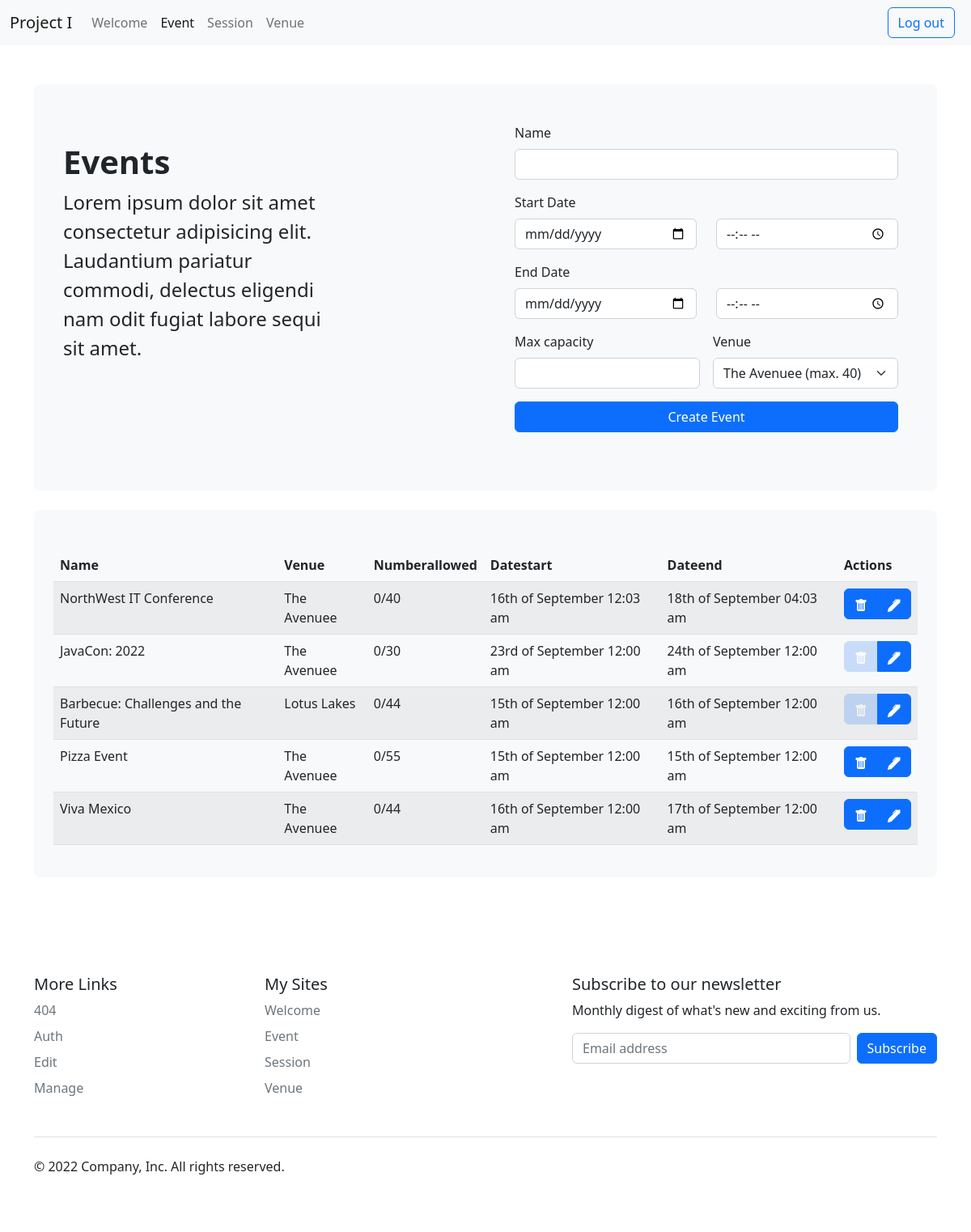
Page /index.php?page=event (signed in) on the committed database.
### tables this page shows
CREATE TABLE `event` (
  `idevent` int NOT NULL,
  `name` varchar(50) NOT NULL,
  `datestart` datetime NOT NULL,
  `dateend` datetime NOT NULL,
  `numberallowed` int NOT NULL,
  `venue` int NOT NULL
);

CREATE TABLE `venue` (
  `idvenue` int NOT NULL,
  `name` varchar(50) NOT NULL,
  `capacity` int DEFAULT NULL
);

### app/model/Event.php (called while the page is built, shortened)
<?php
class Event {
    private $idevent;
    public function get_id() {
        return $this->idevent;
    }
    public static function get_all() {
        return DB::queryAll('SELECT idevent, event.name AS name, datestart, dateend, concat(count(attendee_event.event), "/", numberallowed) AS numberallowed, venue.name AS venue, idvenue FROM event LEFT JOIN venue ON venue = idvenue LEFT JOIN attendee_event ON attendee_event.event = idevent GROUP BY idevent ORDER BY idevent ASC', 'Event');
    }
    public static function get_page_data($actions) {
        return [
            "template" => "manage",
            "title" => "Events",
            "form" => "app/view/forms/event.php",
            "table" => Table::generate(self::get_all(), "event", $actions),
            "all_venues" => Venue::get_all(),
        ];
    }
}

### app/controller/Controller.php (called while the page is built, shortened)
<?php
class Controller {
    public function handle_request() {
        $page = Filter::validate_and_sanitize(INPUT_GET, 'page', NULL);
        $method = Filter::validate_and_sanitize(INPUT_GET, 'method', NULL);
        $db_access = ["signin"];
        if(isset($_SESSION['loggedin']) && !empty($_SESSION['loggedin'])){
            $db_access = Permissions::get_db_access($_SESSION['role']);
        }
        if (!$method && method_exists($page, "get_all")) {
            return self::handle_page_with_method($page, NULL, NULL, $db_access);
        }
    }
    public static function handle_page_with_method($page, $method, $param, $db_access) {
        $role = isset($_SESSION["role"]) ? $_SESSION["role"] : "";
        $actions = Permissions::get_button_access($role);
        if(method_exists($page, $method)) {
            $data = $page::$method($param);
        } else {
            if(class_exists($page)) {
                $data = $page::get_page_data($actions);
            } else {
                $data["template"] = "404";
            }
            $page = $data["template"];
        }
        $view = new View('app/view/template/' . $page . '.php');
        $data["show_create"] = in_array("create", $db_access);
        return $view->render($data);
    }
}

### index.php (called while the page is built, shortened)
<?php
    require_once 'app/config/Autoloader.php';
    $controller = new Controller();
    $controller->handle_request();
?>

### app/config/Autoloader.php (called while the page is built, shortened)
<?php
class Autoloader {
    public static function register() {
        spl_autoload_register(function ($class_name) {
            $dirs = array(
                'app/permissions/',
                'app/controller/',
                'app/filter/',
                'app/model/',
                'app/view/',
                'app/db/',
            );
            foreach ($dirs as $dir) {
                if (file_exists($dir . ucfirst($class_name) . '.php')) {
                    return true;
                }
            }
            return false;
        });
    }
}

### app/db/DB.php (called while the page is built, shortened)
<?php
class DB {
    private static $connection;
    private static $settings = array(
        PDO::ATTR_ERRMODE => PDO::ERRMODE_EXCEPTION,
        PDO::MYSQL_ATTR_INIT_COMMAND => "SET NAMES utf8",
    );
    public static function connect($host, $user, $password, $database) {
        if (!isset(self::$connection)) {
            try {
                self::$connection = new PDO(
                    "mysql:host=$host;dbname=$database",
                    $user,
                    $password,
                    self::$settings
                );
            } catch (PDOException $e) {
                throw new PDOException($e->getMessage(), (int) $e->getCode());
            }
        }
    }
    public static function queryAll($query, $className, $params = []) {
        try {
            $statement = self::$connection->prepare($query);
            $statement->execute($params);
            return $statement->fetchAll(PDO::FETCH_CLASS, $className);
        } catch (PDOException $e) {
            throw new PDOException($e->getMessage(), (int) $e->getCode());
        }
    }
}

### app/permissions/Permissions.php (called while the page is built, shortened)
<?php
class Permissions {
    public static $MANAGER = 2;
    public static function get_button_access($idrole) {
        switch ($idrole) {
            case self::$MANAGER:
                return ["remove", "edit"];
            break;
        }
    }
}

### app/model/Session.php (called while the page is built, shortened)
<?php
class Session {
    public static function get_all_by_event($event) {
        return DB::queryAll('SELECT * FROM session WHERE event = :event', 'Session' ,['event' => $event]);
    }
}

### app/model/Venue.php (called while the page is built, shortened)
<?php
class Venue {
    private $idvenue;
    public function get_id() {
        return $this->idvenue;
    }
    static function get_all() {
        return DB::queryAll('SELECT * FROM venue ORDER BY idvenue ASC', 'Venue');
    }
}

### app/view/forms/event.php (the view)
<div class="p-4 mb-4 bg-light rounded-3">
    <div class="card-body">
        <form class="row g-3" method="POST" action="index.php?page=event&method=<?php echo isset($data["model_data"])?"edit":"create" ?>&param=<?php echo isset($data["model_data"])?$data["model_data"]->get_id():"" ?>">
            <div class="col-12">
                <label for="name" class="form-label">Name</label>
                <input required value="<?php echo isset($data["model_data"])?$data["model_data"]->name:"" ?>" type="text" class="form-control" id="name" name="name" placeholder="">
            </div>
            <div class="col-12">
                <div class="row">
                    <label for="startdate" class="form-label">Start Date</label>
                    <div class="col-md-6">
                        <input value="<?php echo isset($data["model_data"])?$data["model_data"]->get_datestart()[0]:"" ?>" required type="date" class="form-control" id="datestart" name="datestart">
                    </div>
                    <div class="col-md-6">
                        <input value="<?php echo isset($data["model_data"])?$data["model_data"]->get_datestart()[1]:"" ?>" type="time" class="form-control" id="timestart" name="timestart">
                    </div>
                </div>
            </div>
            <div class="col-12">
                <div class="row">
                    <label for="startdate" class="form-label">End Date</label>
                    <div class="col-md-6">
                        <input value="<?php echo isset($data["model_data"])?$data["model_data"]->get_dateend()[0]:"" ?>" required type="date" class="form-control" id="dateend" name="dateend">
                    </div>
                    <div class="col-md-6">
                        <input value="<?php echo isset($data["model_data"])?$data["model_data"]->get_dateend()[1]:"" ?>" type="time" class="form-control" id="timeend" name="timeend">
                    </div>
                </div>
            </div>
            <div class="col-md-6">
                <label for="capacity" class="form-label">Max capacity</label>
                <input value="<?php echo isset($data["model_data"])?$data["model_data"]->numberallowed:"" ?>" required type="text" class="form-control" id="capacity" name="capacity">
            </div>
            <div class="col-md-6">
                <label for="inputAddress" class="form-label">Venue</label>
                <select name="venue" class="form-select">
                <?php
                foreach($data["all_venues"] as $venue){
                    $default = isset($data["model_data"]) && $venue->get_id() == $data["model_data"]->get_idvenue() ? "selected='selected'" : "";
                  echo "<option {$default} value='{$venue->get_id()}'>{$venue->name} (max. {$venue->capacity})</option>";
                }
                ?>
                </select>
            </div>
            <div class="col-12">
                <button type="submit" class="btn btn-primary w-100"><?php echo isset($data["model_data"])?"Edit":"Create" ?> Event</button>
            </div>
        </form>
    </div>
</div>

### app/view/Table.php (shortened to what this page needs)
<?php
class Table {
    public static function generate($data, $model, $actions, $title = "") {
        $first_row = $data[0];
        $html  = "<div class='p-4 my-4 bg-light rounded-3'>";
        $html .= "    <div class='card-body'>";
        $html .= "        <h1>".ucfirst($title)."</h1>";
        $html .= "        <table class='table table-striped mt-4'>";
        $html .= "            <thead>";
        $html .= "                <tr>";
        foreach(get_object_vars($first_row) as $name=>$value) {
            $html .= "                <th scope='col'>".ucfirst($name)."</th>";
        }
        if ($actions) $html .= "      <th scope='col'>"."Actions"."</th>";
        $html .= "               </tr>";
        $html .= "            </thead>";
        $html .= "            <tbody>";
        foreach ($data as $row) {
            $html .= "            <tr>";
            foreach(get_object_vars($row) as $name=>$value) {
                if(strpos($name, "ate")>0) {
                    $value = date('jS \of F h:i a', strtotime($value));
                }
                $html .= "      <td>".$value."</td>";
            }
            $html .= "                <td>";
            $html .= "                    <div class='d-flex btn-group w-100' role='group' aria-label='Basic example'>";
            if($actions) foreach($actions as $action) {
                $model = strpos($model, "event") !== false ? "event" : $model;
                $model = strpos($model, "session") !== false ? "session" : $model;
                $show = true;
                switch($model) {
                    case "event":
                    case "attendeeevent":
                        $sessions = Session::get_all_by_event($row->get_id());
                        $show = sizeof($sessions) == 0;
                        break;
                }
                switch($action){
                    case "remove":
                        if($show){
                            $html .= Button::create($model, 'remove', $row->get_id());
                        }else{
                            $html .= Button::create(NULL, 'remove', $row->get_id());
                        }
                    break;
                    case "edit":
                        $html .= Button::create("edit", 'show', $model, $row->get_id());
                    break;
                }
            }
            $html .= "                     </div>";
            $html .= "                 </td>";
            $html .= "            </tr>";
        }
        $html .= "            </tbody>";
        $html .= "         </table>";
        $html .= "     </div>";
        $html .= " </div>";
        return $html;
    }
}

### app/view/Button.php
<?php
class Button {
    protected static $ICONS = [
        "apply" => " <svg xmlns='http://www.w3.org/2000/svg' width='16' height='16' fill='currentColor' class='bi bi-arrow-right-square-fill' viewBox='0 0 16 16'>
                 <path d='M0 14a2 2 0 0 0 2 2h12a2 2 0 0 0 2-2V2a2 2 0 0 0-2-2H2a2 2 0 0 0-2 2v12zm4.5-6.5h5.793L8.146 5.354a.5.5 0 1 1 .708-.708l3 3a.5.5 0 0 1 0 .708l-3 3a.5.5 0 0 1-.708-.708L10.293 8.5H4.5a.5.5 0 0 1 0-1z'/>
                </svg>",
        "cancel" => "<svg xmlns='http://www.w3.org/2000/svg' width='16' height='16' fill='currentColor' class='bi bi-x-lg' viewBox='0 0 16 16'>
                            <path d='M2.146 2.854a.5.5 0 1 1 .708-.708L8 7.293l5.146-5.147a.5.5 0 0 1 .708.708L8.707 8l5.147 5.146a.5.5 0 0 1-.708.708L8 8.707l-5.146 5.147a.5.5 0 0 1-.708-.708L7.293 8 2.146 2.854Z'/>
                        </svg>",
        "show" => "<svg xmlns='http://www.w3.org/2000/svg' width='16' height='16' fill='currentColor' class='bi bi-pen-fill' viewBox='0 0 16 16'>
                                <path d='m13.498.795.149-.149a1.207 1.207 0 1 1 1.707 1.708l-.149.148a1.5 1.5 0 0 1-.059 2.059L4.854 14.854a.5.5 0 0 1-.233.131l-4 1a.5.5 0 0 1-.606-.606l1-4a.5.5 0 0 1 .131-.232l9.642-9.642a.5.5 0 0 0-.642.056L6.854 4.854a.5.5 0 1 1-.708-.708L9.44.854A1.5 1.5 0 0 1 11.5.796a1.5 1.5 0 0 1 1.998-.001z'/>
                            </svg>",
        "remove" =>  " <svg xmlns='http://www.w3.org/2000/svg' width='16' height='16' fill='currentColor' class='bi bi-trash-fill' viewBox='0 0 16 16'>
                            <path d='M2.5 1a1 1 0 0 0-1 1v1a1 1 0 0 0 1 1H3v9a2 2 0 0 0 2 2h6a2 2 0 0 0 2-2V4h.5a1 1 0 0 0 1-1V2a1 1 0 0 0-1-1H10a1 1 0 0 0-1-1H7a1 1 0 0 0-1 1H2.5zm3 4a.5.5 0 0 1 .5.5v7a.5.5 0 0 1-1 0v-7a.5.5 0 0 1 .5-.5zM8 5a.5.5 0 0 1 .5.5v7a.5.5 0 0 1-1 0v-7A.5.5 0 0 1 8 5zm3 .5v7a.5.5 0 0 1-1 0v-7a.5.5 0 0 1 1 0z'/>
                        </svg>",
    ];
    public static function create($page, $method, ...$params) {
        $param = join(",",$params);
        $icon = self::$ICONS[$method];
        $enabled = $page != NULL ? "enabled":"disabled";
        $page = $page != NULL ? $page:"dummy";
        $transparent = $enabled != "enabled" ? "transparent-50":"";
        $href = $enabled == "enabled" ? "href='index.php?page={$page}&method={$method}&param={$param}'":"";
        return "<a class='btn btn-primary w-100 {$transparent}' {$href}>{$icon}</a>";
    }
}

### app/view/View.php (shortened to what this page needs)
<?php
class View {
    private $_templates = [];
    public function __construct($file) {
        $this->_templates = array();
    }
    public function add_template($file) {
        if (file_exists($file)) {
            array_push($this->_templates, $file);
        } else {
            array_push($this->_templates, 'app/view/template/404.php');
        }
    }
    public function render($data) {
        include 'app/view/shared/header.php';
        foreach ($this->_templates as $_template) {
            include $_template;
        }
        include 'app/view/shared/footer.php';
    }
}

### public/css/style.css (style rules this page uses)
html, body { height:100%; width:100%; margin:0; }
body { font-family: Arial, Helvetica, sans-serif; }
form { max-width: 50rem; }
.transparent-50 { opacity: 0.2 !important; }

### rows in the picture
event: name "NorthWest IT Conference", venue.name "The Avenuee", value "0/40", datestart "16th of September 12:03 am", dateend "18th of September 04:03 am"
event: name "JavaCon: 2022", venue.name "The Avenuee", value "0/30", datestart "23rd of September 12:00 am", dateend "24th of September 12:00 am"
event: name "Barbecue: Challenges and the Future", venue.name "Lotus Lakes", value "0/44", datestart "15th of September 12:00 am", dateend "16th of September 12:00 am"
event: name "Pizza Event", venue.name "The Avenuee", value "0/55", datestart "15th of September 12:00 am", dateend "15th of September 12:00 am"
event: name "Viva Mexico", venue.name "The Avenuee", value "0/44", datestart "16th of September 12:00 am", dateend "17th of September 12:00 am"

### other values in the picture
$file_c "Welcome"
$file_c "Event"
$file_c "Session"
$file_c "Venue"
$name "Name"
$name "Venue"
$name "Numberallowed"
$name "Datestart"
$name "Dateend"
$file_name_c "404"
$file_name_c "Auth"
$file_name_c "Edit"
$file_name_c "Manage"
$file_name_c "Welcome"
$file_name_c "Event"
